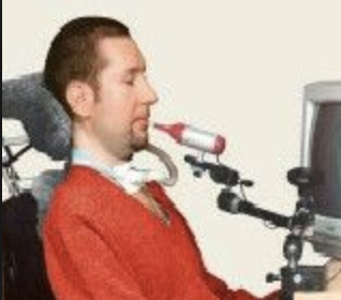
#> input picture Assets/sip-and-puff.png, 341 x 300 px, given in place of the camera
$ python pupil.py   (older library calls are emulated)
#> lines starting #> are read from the running program, lines starting #| are printed output that depends on the picture
import numpy as np
import cv2
import time

cap = cv2.VideoCapture(0) #initialize video capture
left_counter=0  #counter for left movement
right_counter=0	#counter for right movement

th_value=5   #changeable threshold value

def thresholding( value ):  # function to threshold and give either left or right
	global left_counter
	global right_counter

	if (value<=54):   #check the parameter is less than equal or greater than range to
		left_counter=left_counter+1		#increment left counter

		if (left_counter>th_value):  #if left counter is greater than threshold value
			print('RIGHT')  #the eye is left
			left_counter=0   #reset the counter

	elif(value>=54):  # same procedure for right eye
		right_counter=right_counter+1

		if(right_counter>th_value):
			print('LEFT')
			right_counter=0
while 1:
	ret, frame = cap.read()
#> frame is the input picture: shape (300, 341, 3); mean B, G, R 145, 157.5, 185.5
	cv2.line(frame, (320,0), (320,480), (0,200,0), 2)
	cv2.line(frame, (0,200), (640,200), (0,200,0), 2)
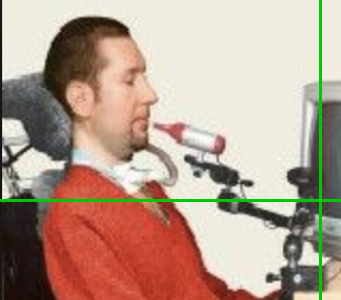
#> frame: shape (300, 341, 3); mean B, G, R 142.7, 158.8, 182.6
	if ret==True:
		col=frame

		frame = cv2.cvtColor(frame,cv2.COLOR_RGB2GRAY)
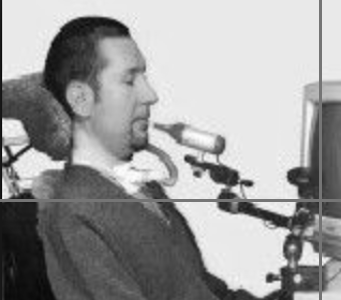
#> frame: shape (300, 341); min 7, max 254, mean 156.6
		pupilFrame=frame
		clahe=frame
		blur=frame
		edges=frame
#> (the run stopped early here; a loop or call above may not have finished)
